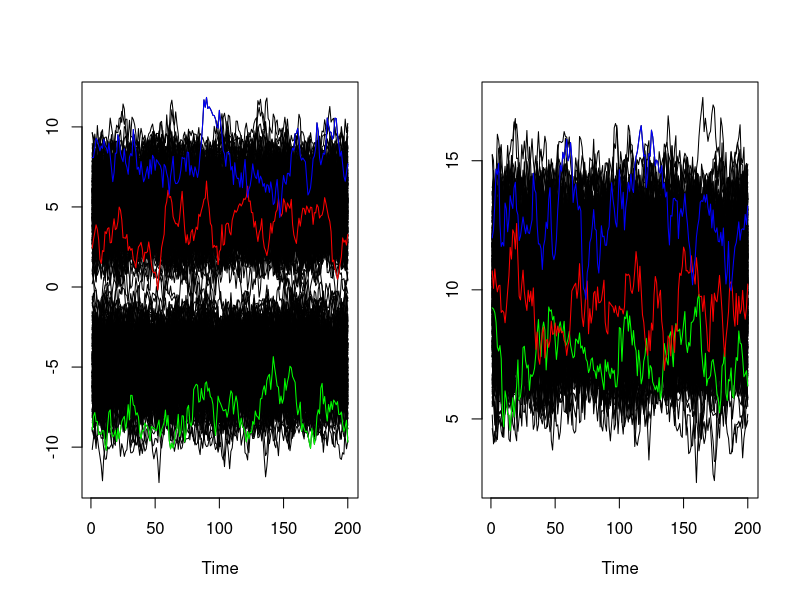

This figure's R source:
#Function that calculates the pth multivariate empirical dynamic quantile
#Inputs are X.list, p and method
#X.list is a list of nxT matrices for n time-series at T time intervals where each list entry is represents another dimension
#p is a point or a vector of quantiles to calculate, default is p = 0.5
#Method is determines which method of depth used. Can be Mahalanobis, Tukey, Liu or Oja.
#For dimensions greater than 2, Mahalanobis is by far the fastest
#Output is a point or vector row numbers for the pth quantile
#Can work for one dimensional time-series data

MEDQ = function(X.list,p = 0.5, method = "Mahalanobis", scale = FALSE, weight = FALSE){
  d = length(X.list)
  if(!inherits(X.list,"list")){
    stop("X.list must be in the form of a list")
  }
  nr = NULL
  for(i in 1:d){
    nr = c(nr, nrow(X.list[[i]]))
  }
  if(length(unique(nr)) > 1){
    stop("Dimensions are not equal")
  }
  nr = nr[1]
  nc = NULL
  for(i in 1:d){
    nc = c(nc, ncol(X.list[[i]]))
  }
  nc = nc[1]
  if(length(unique(nc)) > 1){
    stop("Dimension are not equal")
  }
  if(max(p) > 1 | min(p) < 0){
    stop("p must be between 0 and 1")
  }
  if(scale){
    for(i in 1:d){
      X.list[[i]] = scale(X.list[[i]])
    }
  }
  if(method == "Mahalanobis"){
    depth3 = NULL
    for(i in 1:nc){
      my_sample <- NULL
      for(j in 1:d){
        my_sample = cbind(my_sample, X.list[[j]][,i])
      }
      mu <- apply(my_sample,2,mean)
      sigma <- cov(my_sample)
      m_dist <- mahalanobis(my_sample, mu, sigma)
      m_depth <- 1/(1 + m_dist)
      depth3 = cbind(depth3, m_depth)
    }
  }else{
    depth3 = matrix(0, nrow = nr, ncol = nc)
    for(i in 1:nc){
      my_sample <- NULL
      for(j in 1:d){
        my_sample = cbind(my_sample, X.list[[j]][,i])
      }
      for(j in 1:nr){
        depth3[j,i] = depth(my_sample[j,], my_sample, method = method)
      }
    }
  }
  depth.dash = matrix(0, nrow = nr, ncol = nc)
  for(i in 1:nc){
    x1 <- NULL
    for(j in 1:d){
      x1 = cbind(x1, X.list[[j]][,i])
    }
    zt = which(depth3[,i] == max(depth3[,i]))[1]
    sigma <- cov(x1)
    EVV=eigen(sigma)
    vec=EVV$vectors
    vec = vec * sign(vec[1,1])
    for(j in 1:nrow(depth3)){
      z1 = x1[zt,d]
      if(d > 1){
        for(k in 1:(d-1)){
          z1 = z1 - (vec[k,1]/(vec[d,1])) * (x1[j,k] - x1[zt,k])
        }
      }else{
        z1 = z1
      }
      if(x1[j,d] < z1){
        depth.dash[j,i] = depth3[j,i]
      }else{
        depth.dash[j,i] = 2 * depth3[zt,i] - depth3[j,i]
      }
    }
  }
  dist.1 = list()
  for(i in 1:nc){
    x1 <- NULL
    for(j in 1:d){
      x1 = cbind(x1, X.list[[j]][,i])
    }
    dist.1[[i]] = as.matrix(dist(x1, upper = TRUE, diag = TRUE))
  }
  n.3 = NULL
  pb <- txtProgressBar(min = 1, max = nr * nc, style = 3)
  t1 = 1
  n.2 = matrix(0, nrow = nr, ncol = length(p))
  for(i in 1:nr){
    n.1 = 0
    for(j in 1:nc){
      setTxtProgressBar(pb, t1)
      t1 = t1 + 1
      n.1 = n.1 + p * (dist.1[[j]][,i] %*% (depth.dash[,j] > depth.dash[i,j]))[1,1] + (1 - p) * (dist.1[[j]][,i] %*% (1 - (depth.dash[,j] > depth.dash[i,j])))[1,1]
    }
    n.2[i,] = n.1
  }
  
  n.3 = apply(n.2, 2, order)[1,]
  n.3
  #n.2
}


#Example for 2 dimensional positively correlated data
set.seed(1998)
A.r1 = NULL
A.r2 = NULL
for(i in 1:500){
  rn = rnorm(1)
  A.r1 = rbind(A.r1, arima.sim(n = 200, list(ar = c(0.8897)),
                               sd = sqrt(sqrt(0.1796))) + rn + sample(c(-5,5), size = 1, replace = TRUE, prob = c(0.5,0.5)))
  A.r2 = rbind(A.r2, arima.sim(n = 200, list(ar = c(0.8897)),
                               sd = sqrt(sqrt(0.1796))) + rn + 10)
}

X.list = list()
X.list[[1]] = A.r1
X.list[[2]] = A.r2

p = c(0.05,0.5,0.95)
(M = MEDQ(X.list = X.list, p = p, method = "Mahalanobis", scale = TRUE))

par(mfrow = c(1,2))
ts.plot(t(X.list[[1]]))
lines(X.list[[1]][M[1],], col = "green")
lines(X.list[[1]][M[2],], col = "red")
lines(X.list[[1]][M[3],], col = "blue")

ts.plot(t(X.list[[2]]))
lines(X.list[[2]][M[1],], col = "green")
lines(X.list[[2]][M[2],], col = "red")
lines(X.list[[2]][M[3],], col = "blue")









